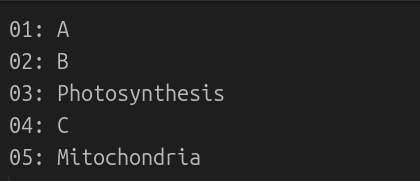
#> input picture sample_data/images/sheet_001.png, 420 x 181 px
$ python -i preprocessor.py   (imports and definitions only)
#> lines starting #> are read from the running program, lines starting #| are printed output that depends on the picture
#> further down, picture is the input picture: shape (181, 420, 3); mean B, G, R 34.2, 34.4, 34.4
import cv2
import numpy as np
from PIL import Image

def correct_orientation(image):
    return image

def deskew(image):
    gray = cv2.cvtColor(image, cv2.COLOR_BGR2GRAY)

    # Use edge detection instead of simple thresholding
    edges = cv2.Canny(gray, 50, 150, apertureSize=3)

    # Use HoughLines to detect lines and determine skew angle
    lines = cv2.HoughLines(edges, 1, np.pi/180, threshold=100)

    if lines is not None:
        angles = []
        for rho, theta in lines[:, 0]:
            angle = np.degrees(theta) - 90
            if -45 <= angle <= 45:  # Filter for reasonable text angles
                angles.append(angle)

        if angles:
            # Use median angle to avoid outliers
            angle = np.median(angles)
        else:
            angle = 0
    else:
        angle = 0

    # Apply rotation
    if abs(angle) > 0.1:  # Only rotate if angle is significant
        (h, w) = image.shape[:2]
        center = (w // 2, h // 2)
        M = cv2.getRotationMatrix2D(center, angle, 1.0)
        rotated = cv2.warpAffine(image, M, (w, h),
                               flags=cv2.INTER_CUBIC,
                               borderMode=cv2.BORDER_REPLICATE)
        return rotated

    return image

def enhance_image(image):
    # Convert to LAB color space for better enhancement
    lab = cv2.cvtColor(image, cv2.COLOR_BGR2LAB)
#> lab: shape (181, 420, 3); mean of channels 0, 1, 2 32.8, 127.9, 128.1
    l_channel, a_channel, b_channel = cv2.split(lab)

    # Apply CLAHE to the L channel only
    clahe = cv2.createCLAHE(clipLimit=3.0, tileGridSize=(8, 8))
    l_channel = clahe.apply(l_channel)

    # Merge channels back
    enhanced_lab = cv2.merge([l_channel, a_channel, b_channel])
#> enhanced_lab: shape (181, 420, 3); mean of channels 0, 1, 2 37.1, 127.9, 128.1
    enhanced = cv2.cvtColor(enhanced_lab, cv2.COLOR_LAB2BGR)

    # Optional: Apply slight sharpening
    kernel = np.array([[-1,-1,-1],
                      [-1, 9,-1],
                      [-1,-1,-1]])
    sharpened = cv2.filter2D(enhanced, -1, kernel)
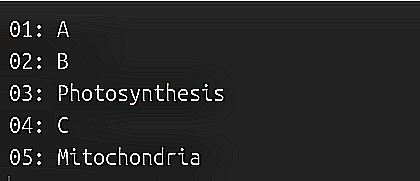
#> sharpened: shape (181, 420, 3); mean B, G, R 38.7, 38.8, 38.8

    # Blend original and sharpened (70% enhanced, 30% sharpened)
    result = cv2.addWeighted(enhanced, 0.7, sharpened, 0.3, 0)
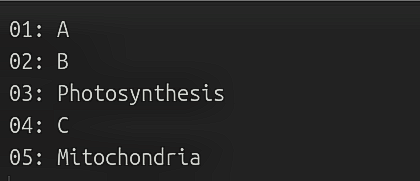
#> result: shape (181, 420, 3); mean B, G, R 37.8, 38, 38

    return result

>>> import cv2
>>> picture = cv2.imread('../sample_data/images/sheet_001.png')
>>> result = enhance_image(picture)
